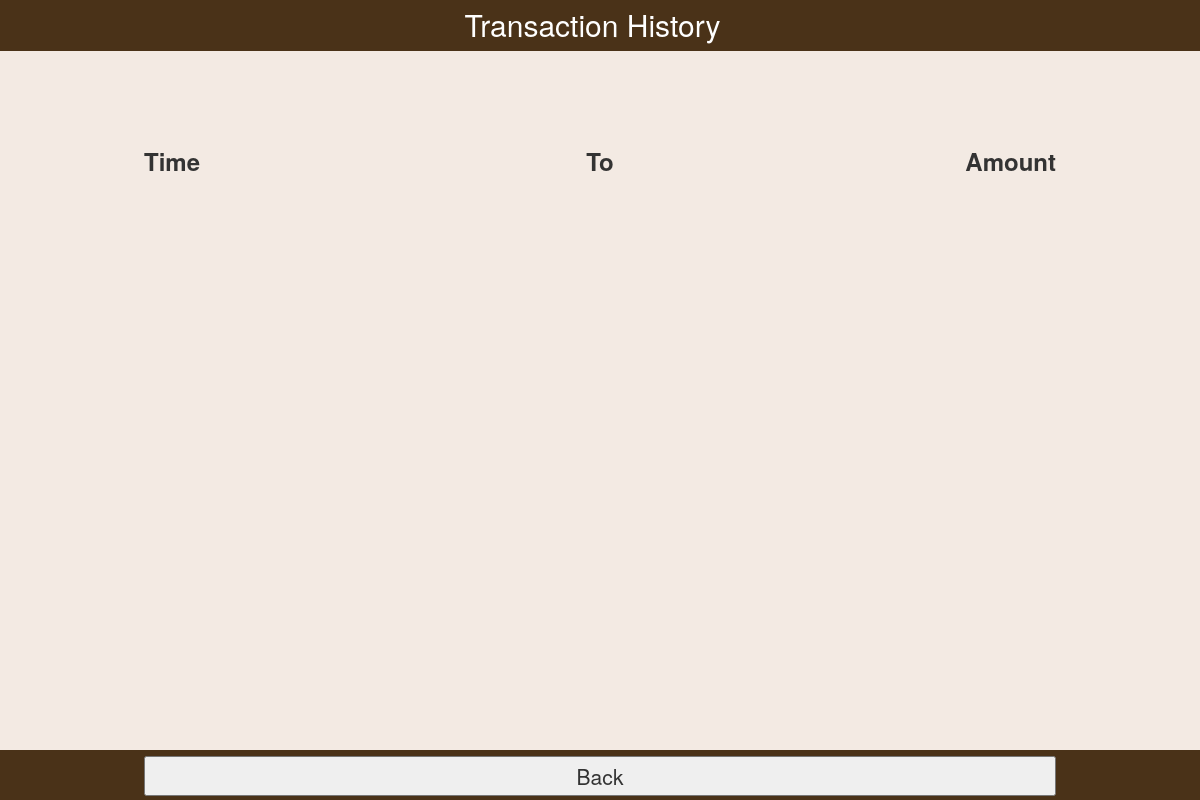
/iti/history, run on an earlier commit of the app's database.
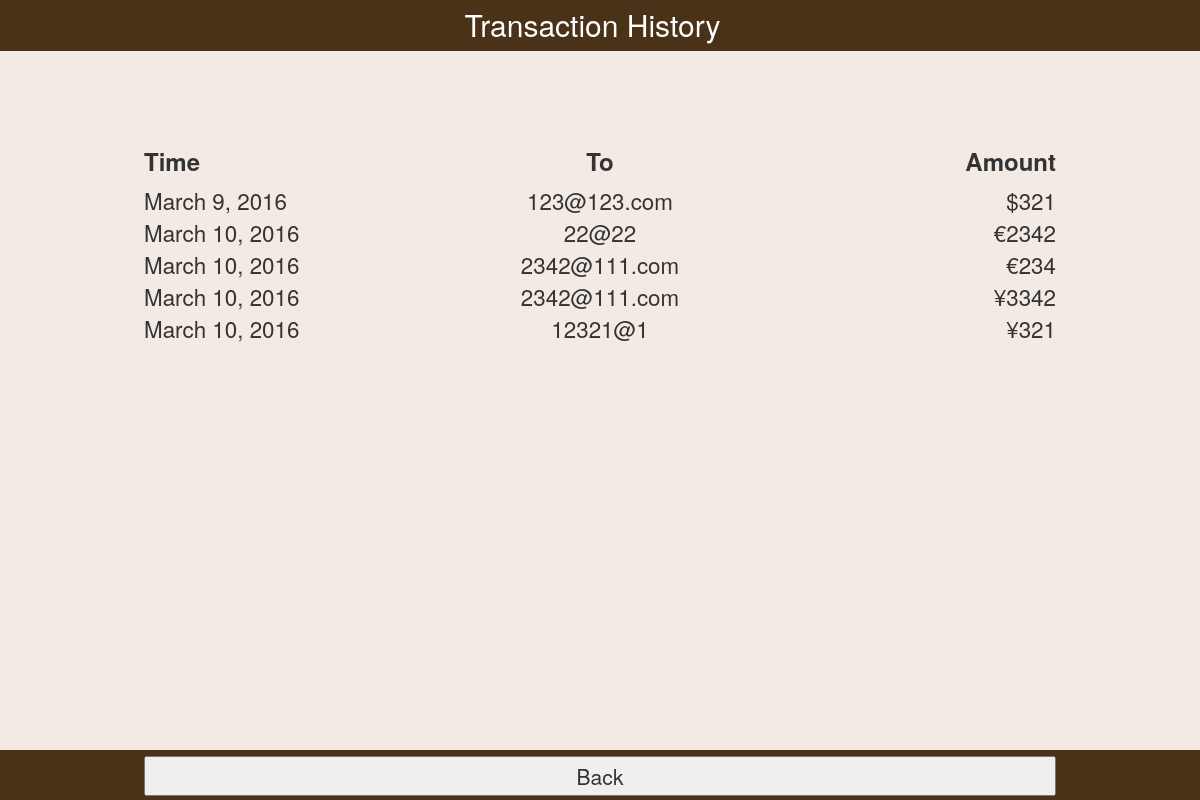
And on a later commit of the database.
### iti/models.py (models this page shows, shortened)
@python_2_unicode_compatible  # only if you need to support Python 2
class Transaction(models.Model):
    trans_id = models.IntegerField(primary_key=True, blank=True, null=False)
    time = models.DateField(blank=False, null=False, auto_now_add=True)
    email = models.TextField(blank=False, null=False)
    amount = models.TextField(blank=False, null=False)
    cashtype = models.TextField(blank=False, null=False)

### iti/views.py (the view)
# urls.py: url(r'^history/(?P<pk>[0-9]+)', views.transaction, name='transaction'),
def history(request):
    transactions = Transaction.objects.all()
    tr_history = []
    for i in transactions:
        t=currency_symbol[i.cashtype]
        t += i.amount
        tr_history.append((i.time,i.email,t,i.trans_id))
    template = loader.get_template('iti/history.html')
    context = {'trans' : tr_history}
    return HttpResponse(template.render(context, request))

### iti/templates/iti/history.html (shortened to what this page needs)
<!DOCTYPE html PUBLIC "-//W3C//DTD XHTML 1.0 Transitional//EN" "http://www.w3.org/TR/xhtml1/DTD/xhtml1-transitional.dtd">
<html xmlns="http://www.w3.org/1999/xhtml"
xmlns:py="http://genshi.edgewall.org/">
<head>
{% load staticfiles %}
<link rel="stylesheet" type="text/css" href="{% static "iti/history.css"%}" />
<link rel="stylesheet" type="text/css" href="{% static "iti/bootstrap.css"%}" />
<link rel="stylesheet" type="text/css" href="{% static "iti/headerandfooter.css"%}" />
</head>
<body>
<nav class="navbar navbar-default navbar-static-top">
  <div class="container">
    	<div class="header-content">
        	<div class="navbar-brand">
            	Transaction History
            </div>
        </div>
    </div>
</nav>
<div class="container">
	<table class="table1">
    	<tr class="tr1">
			<th class="th1"><h3><strong>Time</strong></h3></th>
			<th class="th2"><h3><strong>To</strong></h3></th>
			<th class="th3"><h3><strong>Amount</strong></h3></th>
		</tr>
        {% for aa in trans%}
        <tr class="tr2">
        	<td class="td1"><a href="/iti/history/{{aa.3}}">{{aa.0}}</a></td>
			<td class="td2"><a href="/iti/history/{{aa.3}}">{{aa.1}}</a></td>
			<td class="td3"><a href="/iti/history/{{aa.3}}">{{aa.2}}</a></td>
        </tr>
        {% endfor %}
    </table>
</div>
<div id="footer" class="container">
	<nav class="navbar navbar-default navbar-fixed-bottom">
    	<div class="navbar-inner navbar-content-center">
        	<div class="container">
        	<button type="button" class="btnback" onclick="{location.href='/iti'}"> Back </button>
            </div>
        </div>
    </nav>
</div>
</body>
</html>

What changed in the data, as far as the page shows it:
added Transaction: time "March 9, 2016", email "123@123.com"
added Transaction: time "March 10, 2016", email "22@22"
added Transaction: time "March 10, 2016", email "2342@111.com"
added Transaction: time "March 10, 2016", email "2342@111.com"
added Transaction: time "March 10, 2016", email "12321@1"
Also different on the page:
new list line: "$321"
new list line: "€2342"
new list line: "€234"
new list line: "¥3342"
new list line: "¥321"
